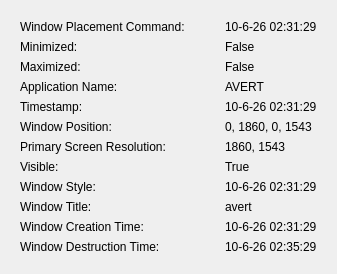
                          <widget class="QWidget" name="descriptionwindowhistory_tab">
                           <attribute name="title">
                            <string>Window History</string>
                           </attribute>
                           <layout class="QVBoxLayout" name="verticalLayout_5">
                            <item alignment="Qt::AlignLeft|Qt::AlignTop">
                             <widget class="QFrame" name="frame_10">
                              <property name="frameShape">
                               <enum>QFrame::NoFrame</enum>
                              </property>
                              <property name="frameShadow">
                               <enum>QFrame::Plain</enum>
                              </property>
                              <layout class="QFormLayout" name="formLayout_6">
                               <property name="horizontalSpacing">
                                <number>40</number>
                               </property>
                               <item row="0" column="0">
                                <widget class="QLabel" name="descriptionvideo_timestamp_label_42">
                                 <property name="text">
                                  <string>Window Placement Command:</string>
                                 </property>
                                 <property name="alignment">
                                  <set>Qt::AlignLeading|Qt::AlignLeft|Qt::AlignVCenter</set>
                                 </property>
                                </widget>
                               </item>
                               <item row="0" column="1">
                                <widget class="QLabel" name="label_68">
                                 <property name="text">
                                  <string>10-6-26 02:31:29</string>
                                 </property>
                                 <property name="alignment">
                                  <set>Qt::AlignLeading|Qt::AlignLeft|Qt::AlignVCenter</set>
                                 </property>
                                </widget>
                               </item>
                               <item row="1" column="0">
                                <widget class="QLabel" name="descriptionvideo_timestamp_label_36">
                                 <property name="text">
                                  <string>Minimized:</string>
                                 </property>
                                 <property name="alignment">
                                  <set>Qt::AlignLeading|Qt::AlignLeft|Qt::AlignVCenter</set>
                                 </property>
                                </widget>
                               </item>
                               <item row="1" column="1">
                                <widget class="QLabel" name="label_81">
                                 <property name="text">
                                  <string>False</string>
                                 </property>
                                 <property name="alignment">
                                  <set>Qt::AlignLeading|Qt::AlignLeft|Qt::AlignVCenter</set>
                                 </property>
                                </widget>
                               </item>
                               <item row="2" column="0">
                                <widget class="QLabel" name="descriptionvideo_timestamp_label_33">
                                 <property name="text">
                                  <string>Maximized:</string>
                                 </property>
                                 <property name="alignment">
                                  <set>Qt::AlignLeading|Qt::AlignLeft|Qt::AlignVCenter</set>
                                 </property>
                                </widget>
                               </item>
                               <item row="2" column="1">
                                <widget class="QLabel" name="label_70">
                                 <property name="text">
                                  <string>False</string>
                                 </property>
                                 <property name="alignment">
                                  <set>Qt::AlignLeading|Qt::AlignLeft|Qt::AlignVCenter</set>
                                 </property>
                                </widget>
                               </item>
                               <item row="3" column="0">
                                <widget class="QLabel" name="descriptionvideo_timestamp_label_29">
                                 <property name="text">
                                  <string>Application Name:</string>
                                 </property>
                                 <property name="alignment">
                                  <set>Qt::AlignLeading|Qt::AlignLeft|Qt::AlignVCenter</set>
                                 </property>
                                </widget>
                               </item>
                               <item row="3" column="1">
                                <widget class="QLabel" name="label_82">
                                 <property name="text">
                                  <string>AVERT</string>
                                 </property>
                                 <property name="alignment">
                                  <set>Qt::AlignLeading|Qt::AlignLeft|Qt::AlignVCenter</set>
                                 </property>
                                </widget>
                               </item>
                               <item row="4" column="0">
                                <widget class="QLabel" name="descriptionvideo_timestamp_label_38">
                                 <property name="text">
                                  <string>Timestamp:</string>
                                 </property>
                                 <property name="alignment">
                                  <set>Qt::AlignLeading|Qt::AlignLeft|Qt::AlignVCenter</set>
                                 </property>
                                </widget>
                               </item>
                               <item row="4" column="1">
                                <widget class="QLabel" name="label_78">
                                 <property name="text">
                                  <string>10-6-26 02:31:29</string>
                                 </property>
                                 <property name="alignment">
                                  <set>Qt::AlignLeading|Qt::AlignLeft|Qt::AlignVCenter</set>
                                 </property>
                                </widget>
                               </item>
                               <item row="5" column="0">
                                <widget class="QLabel" name="descriptionvideo_timestamp_label_40">
                                 <property name="text">
                                  <string>Window Position:</string>
                                 </property>
                                 <property name="alignment">
                                  <set>Qt::AlignLeading|Qt::AlignLeft|Qt::AlignVCenter</set>
                                 </property>
                                </widget>
                               </item>
                               <item row="5" column="1">
                                <widget class="QLabel" name="label_75">
                                 <property name="text">
                                  <string>0, 1860, 0, 1543</string>
                                 </property>
                                 <property name="alignment">
                                  <set>Qt::AlignLeading|Qt::AlignLeft|Qt::AlignVCenter</set>
                                 </property>
                                </widget>
                               </item>
                               <item row="6" column="0">
                                <widget class="QLabel" name="descriptionvideo_timestamp_label_34">
                                 <property name="text">
                                  <string>Primary Screen Resolution:</string>
                                 </property>
                                 <property name="alignment">
                                  <set>Qt::AlignLeading|Qt::AlignLeft|Qt::AlignVCenter</set>
                                 </property>
                                </widget>
                               </item>
                               <item row="6" column="1">
                                <widget class="QLabel" name="label_77">
                                 <property name="text">
                                  <string>1860, 1543</string>
                                 </property>
                                 <property name="alignment">
                                  <set>Qt::AlignLeading|Qt::AlignLeft|Qt::AlignVCenter</set>
                                 </property>
                                </widget>
                               </item>
                               <item row="7" column="0">
                                <widget class="QLabel" name="descriptionvideo_timestamp_label_30">
                                 <property name="text">
                                  <string>Visible:</string>
                                 </property>
                                 <property name="alignment">
                                  <set>Qt::AlignLeading|Qt::AlignLeft|Qt::AlignVCenter</set>
                                 </property>
                                </widget>
                               </item>
                               <item row="7" column="1">
                                <widget class="QLabel" name="label_71">
                                 <property name="text">
                                  <string>True</string>
                                 </property>
                                 <property name="alignment">
                                  <set>Qt::AlignLeading|Qt::AlignLeft|Qt::AlignVCenter</set>
                                 </property>
                                </widget>
                               </item>
                               <item row="8" column="0">
                                <widget class="QLabel" name="descriptionvideo_timestamp_label_39">
                                 <property name="text">
                                  <string>Window Style:</string>
                                 </property>
                                 <property name="alignment">
                                  <set>Qt::AlignLeading|Qt::AlignLeft|Qt::AlignVCenter</set>
                                 </property>
                                </widget>
                               </item>
                               <item row="8" column="1">
                                <widget class="QLabel" name="label_69">
                                 <property name="text">
                                  <string>10-6-26 02:31:29</string>
                                 </property>
                                 <property name="alignment">
                                  <set>Qt::AlignLeading|Qt::AlignLeft|Qt::AlignVCenter</set>
                                 </property>
                                </widget>
                               </item>
                               <item row="9" column="0">
                                <widget class="QLabel" name="descriptionvideo_timestamp_label_31">
                                 <property name="text">
                                  <string>Window Title:</string>
                                 </property>
                                 <property name="alignment">
                                  <set>Qt::AlignLeading|Qt::AlignLeft|Qt::AlignVCenter</set>
                                 </property>
                                </widget>
                               </item>
                               <item row="9" column="1">
                                <widget class="QLabel" name="label_74">
                                 <property name="text">
                                  <string>avert</string>
                                 </property>
                                 <property name="alignment">
                                  <set>Qt::AlignLeading|Qt::AlignLeft|Qt::AlignVCenter</set>
                                 </property>
                                </widget>
                               </item>
                               <item row="10" column="0">
                                <widget class="QLabel" name="descriptionvideo_timestamp_label_32">
                                 <property name="text">
                                  <string>Window Creation Time:</string>
                                 </property>
                                 <property name="alignment">
                                  <set>Qt::AlignLeading|Qt::AlignLeft|Qt::AlignVCenter</set>
                                 </property>
                                </widget>
                               </item>
                               <item row="10" column="1">
                                <widget class="QLabel" name="label_72">
                                 <property name="text">
                                  <string>10-6-26 02:31:29</string>
                                 </property>
                                 <property name="alignment">
                                  <set>Qt::AlignLeading|Qt::AlignLeft|Qt::AlignVCenter</set>
                                 </property>
                                </widget>
                               </item>
                               <item row="11" column="0">
                                <widget class="QLabel" name="descriptionvideo_timestamp_label_35">
                                 <property name="text">
                                  <string>Window Destruction Time:</string>
                                 </property>
                                 <property name="alignment">
                                  <set>Qt::AlignLeading|Qt::AlignLeft|Qt::AlignVCenter</set>
                                 </property>
                                </widget>
                               </item>
                               <item row="11" column="1">
                                <widget class="QLabel" name="label_76">
                                 <property name="text">
                                  <string>10-6-26 02:35:29</string>
                                 </property>
                                 <property name="alignment">
                                  <set>Qt::AlignLeading|Qt::AlignLeft|Qt::AlignVCenter</set>
                                 </property>
                                </widget>
                               </item>
                              </layout>
                             </widget>
                            </item>
                           </layout>
                          </widget>
